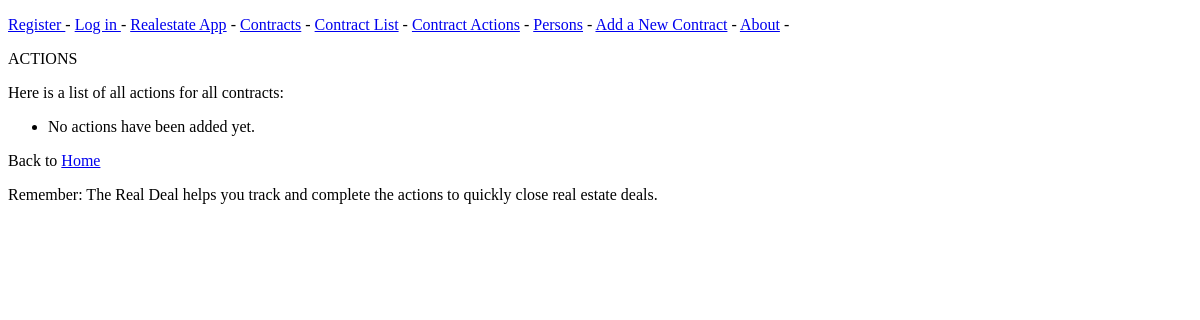
/actions/, run on an earlier commit of the app's database.
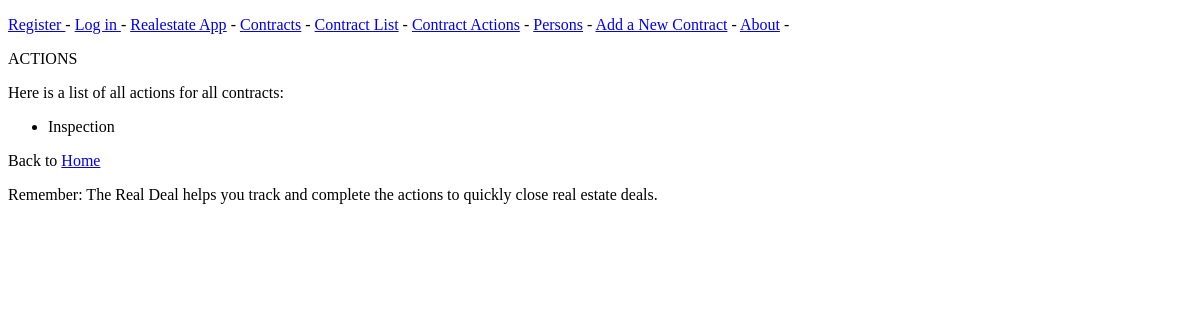
And on a later commit of the database.
### realestate_app/models.py (models this page shows)
class Action(models.Model):
    ROLES = [
    ("Inspection", "Inspection"),
    ("Survey", "Survey"),
    ("TitleSearch", "titleSearch"),
    ("TermiteInspection", "TermiteInspection"),
    ("TitleInsurance", "TitleInsurance"),
    ("Lawyer", "Lawyer"),
    ("MortgageLoan", "MortgageLoan"),
    ("MoldInspection", "MoldInspection"),
    ("RadonInspection", "RadonInspection"),
    ("HandyMan", "HandyMan"),
    ("Other_Action_1", "Other_Action_1"),
    ("Other_Action_2", "Other_Action_2"),
    ("Other_Action_3", "Other_Action_3")
]
    contract = models.ForeignKey(Contract, on_delete=models.CASCADE)
    date_add = models.DateTimeField(auto_now_add=True, verbose_name="created at")
    action = models.CharField(max_length=30, help_text= "What is the specific action to be accomplished?", choices = ROLES)
    actionPerson = models.CharField(max_length=30, help_text="Person assigned")
    actionCompany = models.CharField(max_length=30, help_text="Person's company")
    actionNextStep = models.CharField(max_length=30)
    actionFee = models.CharField(max_length=30, help_text="Fee")
    actionDueDate = models.DateField(null=True, default='', help_text="Date due")
    updatedAt = models.DateTimeField(auto_now=True, verbose_name="updated at")
    class Meta:
        verbose_name_plural = 'actions'
    def __str__(self):
        return self.action

### realestate_app/views.py (the view)
# urls.py: path('actions/', views.actions, name='actions'),
def actions(request):
    actions = Action.objects.order_by('action')
    context = {'actions': actions}
    return render(request, 'realestate_app/actions.html', context)

### realestate_app/templates/realestate_app/actions.html
{% extends "realestate_app/base.html" %}
{% block content %}
<p>ACTIONS</p>
<P>Here is a list of all actions for all contracts: </P>
<ul>
    {% for action in actions  %}
        <li>{{ action }}</li>
    {% empty %}
        <li> No actions have been added yet.</li>
    {% endfor %}
</ul>
<p>Back to <a href="/">Home</a></p>
<p>Remember:  The Real Deal helps you track and complete the actions to quickly close real estate deals. </p>
{% endblock content %}

What changed in the data, as far as the page shows it:
added Action: action "Inspection"
Also different on the page:
text no longer shown: "No actions have been added yet."
